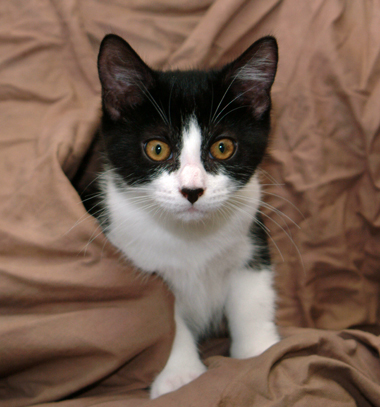
#> input picture DIP_Lab_task_02.jpg, 380 x 407 px
$ python 'task2(RGBTOGRAY).py'
#> lines starting #> are read from the running program, lines starting #| are printed output that depends on the picture
#Task to RGBto Gray


import cv2
import numpy as np
import matplotlib.pyplot as plt

imgcat = cv2.imread('DIP_Lab_task_02.jpg')
#> imgcat is the input picture: shape (407, 380, 3); mean B, G, R 81, 95.4, 119.7

def convert_to_grayscale(image):

    height, width, _ = image.shape
#> height = 407; width = 380

    gray_image = np.empty((height, width), dtype=np.float32)

    for row in range(height):
        for col in range(width):
            blue, green, red = image[row, col]
            gray_image[row, col] = int(0.3 * red + 0.59 * green + 0.1 * blue)
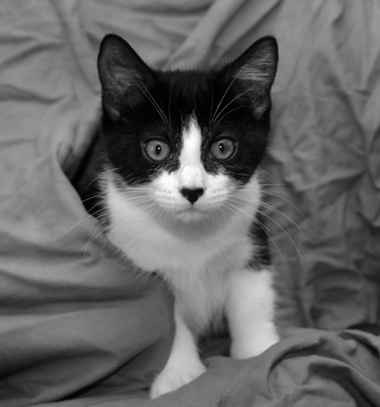
#> gray_image: shape (407, 380) float32; min 0, max 252, mean 99.8

    return gray_image

grayscale_img = convert_to_grayscale(imgcat)

plt.imshow(grayscale_img, cmap='gray')
plt.axis('off')
plt.title('Grayscale Image of the task2cat')
plt.show()

$ run again, with DIP_Lab_task_04.jpg copied over DIP_Lab_task_02.jpg
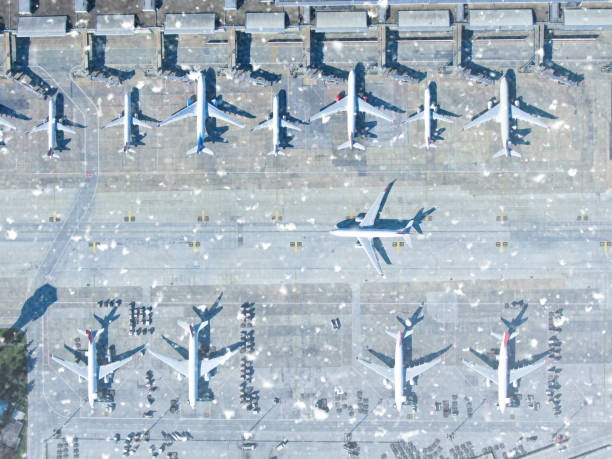
#> input picture DIP_Lab_task_04.jpg, 612 x 459 px
#> imgcat is the input picture: shape (459, 612, 3); mean B, G, R 191.8, 181.6, 168.9
#> after the loop in convert_to_grayscale, `for row in range(height):`:
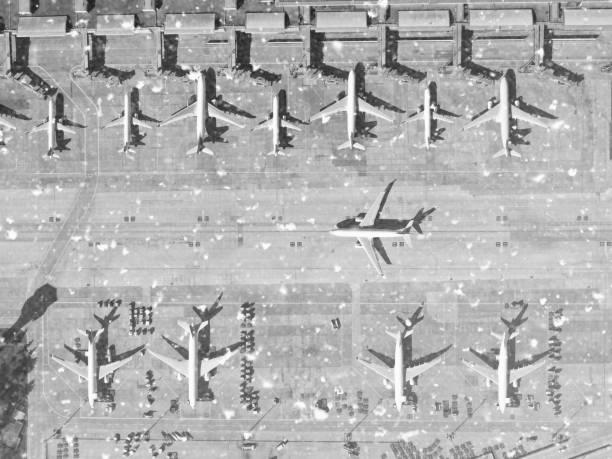
#> gray_image: shape (459, 612) float32; min 20, max 252, mean 176.5

$ run again, with DIP_Lab_task_05.jpg copied over DIP_Lab_task_02.jpg
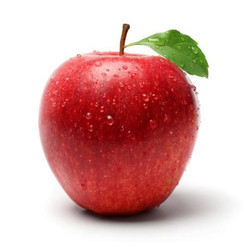
#> input picture DIP_Lab_task_05.jpg, 250 x 250 px
#> imgcat is the input picture: shape (250, 250, 3); mean B, G, R 173.4, 175.8, 218.3
#> after the loop in convert_to_grayscale, `for row in range(height):`:
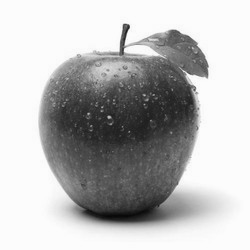
#> gray_image: shape (250, 250) float32; min 8, max 252, mean 186.1
